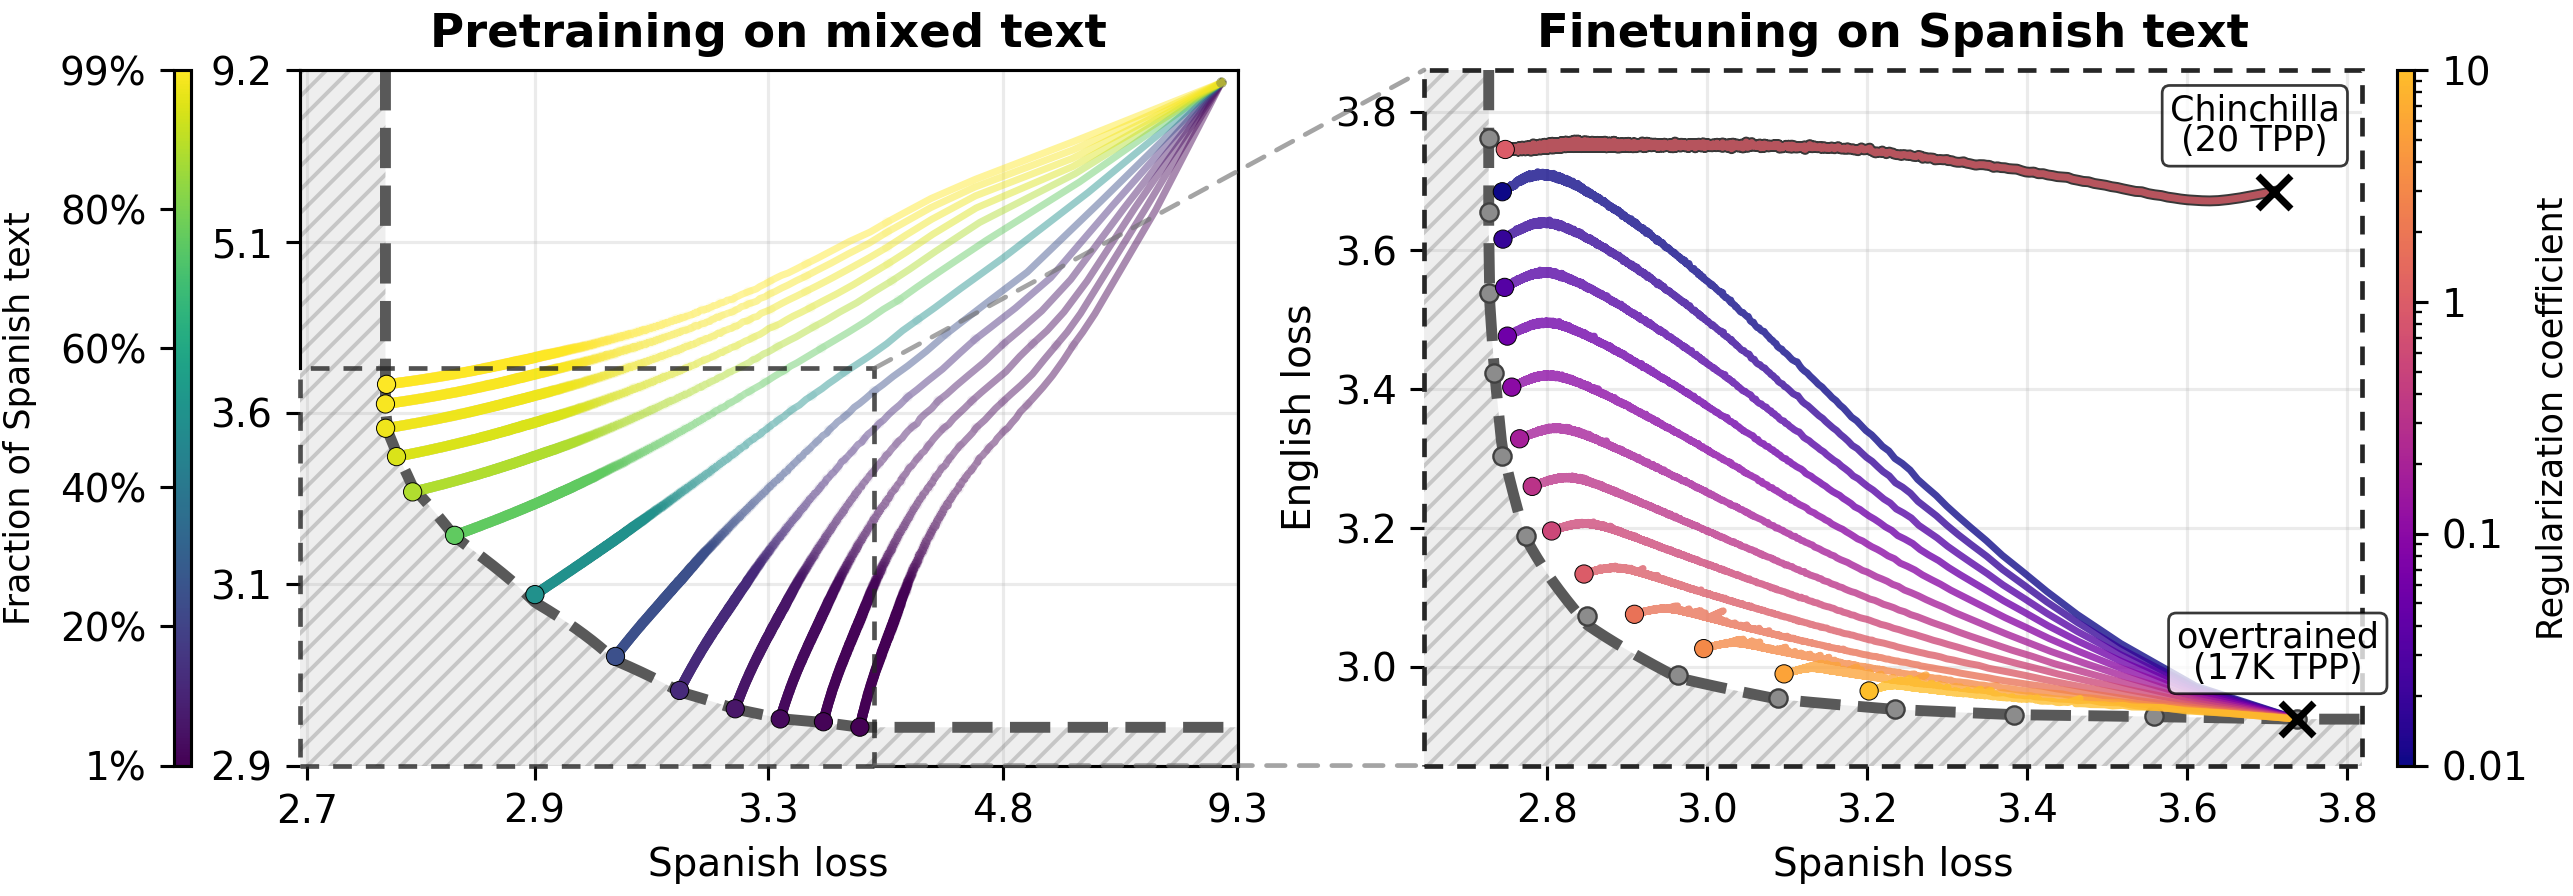

This figure's Python source:
from pathlib import Path
import json

import matplotlib.pyplot as plt
import numpy as np
import pandas as pd
from matplotlib.colors import LinearSegmentedColormap, LogNorm, Normalize
from matplotlib.patches import ConnectionPatch, Rectangle
from matplotlib.ticker import FuncFormatter, NullFormatter
from scipy.optimize import curve_fit


PRETRAIN_SWEEP = "e75af14b"
# FINETUNE_SWEEP = "t7r7qwp4"
FINETUNE_SWEEPS = ("04yiml9k", "6eslz8t8") # "0wk7vxgz", "xc7vpxs6"
# FINETUNE_SWEEP = "mez7lpf4"
FINETUNE_OVERLAY_RUNS = [
    # "tyasxzhu",
    # "v3hkdtmz",
    # "2hxb6ibv",
    # "eo8jphsc",
    # "kjr0mca8",
    # "u9fakoo9",
    # "f46ad73a",
]
CACHE = Path("~/wandb/cache").expanduser()
OUT = Path(__file__).with_name("plot.png")

PARETO_Z = 2
PRETRAIN_Z = 3
FINETUNE_Z = 3
FINETUNE_OVERLAY_Z = 5
ZOOM_BOX_Z = 4
PRETRAIN_SUBSAMPLE_EVERY = 5
TRAJECTORY_LW = 1.8
TRAJECTORY_SCATTER_SIZE = 7
FINAL_SCATTER_SIZE = 22
START_SCATTER_SIZE = 72
START_MARKER_LW = 1.8
START_LABEL_FONT_SIZE = 9
START_LABEL_X_OFFSET = -5
START_LABEL_Y_OFFSET = 5.5
START_LABEL_BBOX = dict(boxstyle="round,pad=0.22", facecolor="white", edgecolor="black", linewidth=0.7, alpha=0.78)
PRETRAIN_X_SHIFT = 0.12
PRETRAIN_Y_SHIFT = 0.12
PRETRAIN_X_LOWER_PAD = 0.04
PRETRAIN_Y_LOWER_PAD = 0.02
FRONTIER_POWER_BLEND = 0.3
FRONTIER_POWER_X_SHIFT = 0.05
FRONTIER_POWER_Y_SHIFT = 0.01


def truncated_cmap(name, vmin=0.0, vmax=1.0, n=256):
    cmap = plt.get_cmap(name)
    colors = cmap(np.linspace(vmin, vmax, n))
    return LinearSegmentedColormap.from_list(f"{name}_{vmin:g}_{vmax:g}", colors)


def frontier_points(frontier):
    points = frontier.sort_values("mix_ntp")
    x = points.mix_ntp.to_numpy()
    y = points.valid_ntp.to_numpy()

    keep = np.r_[True, y[1:] < np.minimum.accumulate(y[:-1])]
    return x[keep], y[keep]


def power_frontier(x, scale, power, x0, y0):
    return y0 + scale / np.maximum(x - x0, 1e-9) ** power


def fit_power_frontier(x, y):
    x0 = x[0] - FRONTIER_POWER_X_SHIFT
    y0 = y[-1] - FRONTIER_POWER_Y_SHIFT
    popt, _ = curve_fit(
        lambda xx, scale, power: power_frontier(xx, scale, power, x0, y0),
        x,
        y,
        p0=[0.02, 1.0],
        bounds=([1e-9, 0.05], [10.0, 8.0]),
        maxfev=20000,
    )
    return popt[0], popt[1], x0, y0


def frontier_curve(frontier, x_values):
    x, y = frontier_points(frontier)
    linear_y = np.interp(x_values, x, y)
    power_y = power_frontier(x_values, *fit_power_frontier(x, y))
    return (1 - FRONTIER_POWER_BLEND) * linear_y + FRONTIER_POWER_BLEND * power_y


def frontier_path(frontier, xlim, ylim):
    x, _ = frontier_points(frontier)
    curve_x = np.linspace(x[0], x[-1], 700)
    curve_y = frontier_curve(frontier, curve_x)
    right_y = curve_y[-1]
    return (
        np.concatenate([[x[0]], curve_x, [x[-1], xlim[1]]]),
        np.concatenate([[ylim[1]], curve_y, [right_y, right_y]]),
    )


def shade_inaccessible(ax, frontier, xlim, ylim):
    frontier_x, frontier_y = frontier_path(frontier, xlim, ylim)
    lower_clip_pad = 0.5 * (ylim[1] - ylim[0])
    shade_floor = ylim[0] - lower_clip_pad
    style = dict(
        facecolor=(0.55, 0.55, 0.55, 0.14),
        edgecolor=(0.45, 0.45, 0.45, 0.32),
        hatch="////",
        linewidth=0,
        zorder=PARETO_Z,
    )
    poly_x = np.concatenate([[xlim[0]], frontier_x, [xlim[1], xlim[0]]])
    poly_y = np.concatenate([[ylim[1]], frontier_y, [shade_floor, shade_floor]])
    ax.fill(poly_x, poly_y, **style)


def padded_limits(x, y, x_min_pad=0.004, y_min_pad=0.02, pad_frac=0.08):
    x_pad = max((x.max() - x.min()) * pad_frac, x_min_pad)
    y_pad = max((y.max() - y.min()) * pad_frac, y_min_pad)
    return (x.min() - x_pad, x.max() + x_pad), (y.min() - y_pad, y.max() + y_pad)


def load_pretrain_points(cache):
    paths = sorted((cache / "sweeps" / PRETRAIN_SWEEP).glob("*/history/*.parquet"))
    frames = []
    for p in paths:
        cfg = json.loads((p.parents[1] / "config.json").read_text())
        frames.append(
            pd.read_parquet(p)
            .sort_values("_step")
            .assign(
                run=p.parents[1].name,
                mix_coeff=cfg["mix.coeff"],
            )
        )

    points = pd.concat(frames, ignore_index=True)
    frontier = points.groupby("mix_coeff", as_index=False).tail(1).sort_values("mix_coeff")
    return points, frontier


def load_finetune_points(cache):
    frames = []
    for sweep in FINETUNE_SWEEPS:
        paths = sorted((cache / "sweeps" / sweep).glob("*/history/*.parquet"))
        for p in paths:
            cfg = json.loads((p.parents[1] / "config.json").read_text())
            frames.append(
                pd.read_parquet(p)
                .sort_values("_step")
                .assign(
                    sweep=sweep,
                    run=p.parents[1].name,
                    load_idx=cfg["model.load_idx"],
                    reg_coeff=cfg["reg.coeff"],
                    peak_lr=cfg["opt.peak_lr"],
                )
            )

    points = pd.concat(frames, ignore_index=True)
    # Comment out the next line to show all runs from the second finetuning sweep.
    points = filter_second_finetune_sweep_to_low_lr_reg_coeff(points)
    return points


def filter_second_finetune_sweep_to_low_lr_reg_coeff(points):
    second_sweep = FINETUNE_SWEEPS[1]
    return points[(points.sweep != second_sweep)| ( 
        (points.sweep == second_sweep)
        & (points.reg_coeff == 1)
        & (points.peak_lr == 3e-4)
    )]


def load_finetune_overlay_points(cache):
    frames = []
    for run in FINETUNE_OVERLAY_RUNS:
        run_dir = cache / "runs" / run
        cfg = json.loads((run_dir / "config.json").read_text())
        frames.append(
            pd.read_parquet(run_dir / "history" / "scan_history.parquet")
            .sort_values("_step")
            .assign(
                run=run,
                load_idx=cfg.get("model.load_idx"),
                reg_coeff=cfg["reg.coeff"],
                reg_method=cfg.get("reg.method"),
            )
        )

    if not frames:
        return pd.DataFrame(columns=["_step", "valid_ntp", "prev_ntp", "run", "load_idx", "reg_coeff", "reg_method"])

    return pd.concat(frames, ignore_index=True)


def plot_pretraining(ax, points):
    norm = Normalize(points.mix_coeff.min(), points.mix_coeff.max())
    cmap = plt.get_cmap("viridis")
    ordered = points.sort_values(["mix_coeff", "_step"])

    for (_, _), traj in ordered.groupby(["mix_coeff", "run"], sort=True):
        color = cmap(norm(traj.mix_coeff.iloc[0]))
        ax.plot(traj.mix_ntp, traj.valid_ntp, color=color, lw=TRAJECTORY_LW, alpha=0.46, zorder=PRETRAIN_Z)

    plot_points = ordered[ordered.groupby("run").cumcount() % PRETRAIN_SUBSAMPLE_EVERY == 0]
    colors = cmap(norm(plot_points.mix_coeff.to_numpy()))
    colors[:, 3] = 0.08
    ax.scatter(
        plot_points.mix_ntp,
        plot_points.valid_ntp,
        s=TRAJECTORY_SCATTER_SIZE,
        color=colors,
        linewidths=0,
        zorder=PRETRAIN_Z + 0.1,
    )

    endpoints = ordered.groupby("run", as_index=False).tail(1)
    ax.scatter(
        endpoints.mix_ntp,
        endpoints.valid_ntp,
        c=endpoints.mix_coeff,
        cmap=cmap,
        norm=norm,
        s=FINAL_SCATTER_SIZE,
        edgecolor="black",
        lw=0.25,
        zorder=PRETRAIN_Z + 0.2,
    )
    return norm, cmap, len(plot_points)


def plot_finetuning(ax, finetune_points):
    norm = LogNorm(finetune_points.reg_coeff.min(), finetune_points.reg_coeff.max())
    cmap = truncated_cmap("plasma", vmax=0.86)

    second_sweep = FINETUNE_SWEEPS[1]
    for (_, _, _), traj in finetune_points.groupby(["sweep", "reg_coeff", "run"], sort=True):
        color = cmap(norm(traj.reg_coeff.iloc[0]))
        if traj.sweep.iloc[0] == second_sweep:
            ax.plot(
                traj.valid_ntp,
                traj.prev_ntp,
                color="black",
                lw=TRAJECTORY_LW + 1.0,
                alpha=0.78,
                zorder=FINETUNE_Z,
            )
        ax.plot(traj.valid_ntp, traj.prev_ntp, color=color, lw=TRAJECTORY_LW, alpha=0.78, zorder=FINETUNE_Z)

    endpoints = finetune_points.groupby("run", as_index=False).tail(1)
    ax.scatter(
        endpoints.valid_ntp,
        endpoints.prev_ntp,
        c=endpoints.reg_coeff,
        cmap=cmap,
        norm=norm,
        s=FINAL_SCATTER_SIZE,
        edgecolor="black",
        lw=0.25,
        zorder=FINETUNE_Z + 0.2,
    )

    starts = finetune_points.sort_values(["sweep", "run", "_step"]).groupby("sweep", as_index=False).head(1)
    ax.scatter(
        starts.valid_ntp,
        starts.prev_ntp,
        marker="x",
        s=START_SCATTER_SIZE,
        color="black",
        linewidths=START_MARKER_LW,
        zorder=FINETUNE_OVERLAY_Z + 0.4,
    )
    start_labels = ["overtrained\n(17K TPP)", "Chinchilla\n(20 TPP)"]
    for (_, start), label in zip(starts.sort_values("prev_ntp").iterrows(), start_labels):
        ax.annotate(
            label,
            xy=(start.valid_ntp, start.prev_ntp),
            xytext=(START_LABEL_X_OFFSET, START_LABEL_Y_OFFSET + 3),
            textcoords="offset points",
            ha="center",
            va="bottom",
            fontsize=START_LABEL_FONT_SIZE,
            color="black",
            linespacing=0.9,
            bbox=START_LABEL_BBOX,
            zorder=FINETUNE_OVERLAY_Z + 0.5,
        )
    return norm, cmap


def plot_finetune_overlay(ax, overlay_points, norm, cmap):
    for _, traj in overlay_points.groupby("run", sort=False):
        has_regularizer = traj.reg_method.iloc[0] is not None
        color = cmap(norm(traj.reg_coeff.iloc[0])) if has_regularizer else "black"
        outline = "black" if has_regularizer else "white"

        ax.plot(
            traj.valid_ntp,
            traj.prev_ntp,
            color=outline,
            lw=TRAJECTORY_LW + 1.0,
            alpha=0.9,
            zorder=FINETUNE_OVERLAY_Z,
        )
        ax.plot(
            traj.valid_ntp,
            traj.prev_ntp,
            color=color,
            lw=TRAJECTORY_LW,
            alpha=0.98,
            zorder=FINETUNE_OVERLAY_Z + 0.1,
        )

        endpoint = traj.tail(1)
        ax.scatter(
            endpoint.valid_ntp,
            endpoint.prev_ntp,
            s=FINAL_SCATTER_SIZE + 18,
            color=[color],
            edgecolor=outline,
            lw=0.8,
            zorder=FINETUNE_OVERLAY_Z + 0.2,
        )


def label_colorbar_side(cbar, label, label_side, tick_side=None, labelpad=2):
    tick_side = tick_side or label_side
    cbar.set_label(label, labelpad=labelpad, fontsize=9)
    cbar.ax.yaxis.set_label_position(label_side)
    cbar.ax.yaxis.set_ticks_position(tick_side)
    cbar.ax.tick_params(axis="y", labelleft=tick_side == "left", labelright=tick_side == "right")
    cbar.ax.yaxis.label.set_linespacing(0.9)


def plain_tick(x, _):
    return f"{x:.1f}"


def compact_decimal_tick(x, _):
    return f"{x:g}"


def percentage_tick(x, _):
    return f"{x:.0%}"


def shifted_log_ticks(lim, offset, n=5):
    ticks = np.exp(np.linspace(np.log(lim[0] - offset), np.log(lim[1] - offset), n)) + offset
    return np.round(ticks, 2)


def shifted_log_functions(offset):
    return (
        lambda x: np.log(np.maximum(np.asarray(x) - offset, np.finfo(float).tiny)),
        lambda x: np.exp(np.asarray(x)) + offset,
    )


def set_pretrain_scale(ax, x_offset, y_offset):
    ax.set_xscale("function", functions=shifted_log_functions(x_offset))
    ax.set_yscale("function", functions=shifted_log_functions(y_offset))


def add_zoom_box(ax, xlim, ylim):
    ax_xlim = ax.get_xlim()
    ax_ylim = ax.get_ylim()
    visible_xlim = (max(xlim[0], ax_xlim[0]), min(xlim[1], ax_xlim[1]))
    visible_ylim = (max(ylim[0], ax_ylim[0]), min(ylim[1], ax_ylim[1]))
    zoom_line_style = dict(
        color="0.15",
        linewidth=1.2,
        linestyle=(0, (4, 3)),
        alpha=0.8,
        zorder=ZOOM_BOX_Z,
        clip_on=False,
    )

    ax.add_patch(
        Rectangle(
            (xlim[0], ylim[0]),
            xlim[1] - xlim[0],
            ylim[1] - ylim[0],
            fill=False,
            edgecolor="0.15",
            linewidth=1.2,
            linestyle=(0, (4, 3)),
            alpha=0.8,
            zorder=ZOOM_BOX_Z,
        )
    )
    if xlim[0] <= ax_xlim[0] <= xlim[1] and visible_ylim[0] < visible_ylim[1]:
        if np.isclose(visible_ylim[0], ax_ylim[0]):
            ax.spines["left"].set_bounds(visible_ylim[1], ax_ylim[1])
        ax.plot([0, 0], visible_ylim, transform=ax.get_yaxis_transform(), **zoom_line_style)
    if ylim[0] <= ax_ylim[0] <= ylim[1] and visible_xlim[0] < visible_xlim[1]:
        if np.isclose(visible_xlim[0], ax_xlim[0]):
            ax.spines["bottom"].set_bounds(visible_xlim[1], ax_xlim[1])
        ax.plot(visible_xlim, [0, 0], transform=ax.get_xaxis_transform(), **zoom_line_style)


def add_zoom_target_outline(ax):
    for spine in ax.spines.values():
        spine.set_visible(False)

    ax.add_patch(
        Rectangle(
            (0, 0),
            1,
            1,
            transform=ax.transAxes,
            fill=False,
            edgecolor="0.15",
            linewidth=1.2,
            linestyle=(0, (4, 3)),
            zorder=ZOOM_BOX_Z + 1,
            clip_on=False,
        )
    )


def add_zoom_connectors(fig, source_ax, target_ax, source_xlim, source_ylim, target_xlim, target_ylim):
    connectors = [
        ConnectionPatch(
            xyA=(target_xlim[1], min(source_ylim[1], target_ylim[1])),
            xyB=(0, 1),
            coordsA=source_ax.transData,
            coordsB=target_ax.transAxes,
            color="0.45",
            linewidth=1.2,
            linestyle=(0, (4, 3)),
            alpha=0.65,
            zorder=ZOOM_BOX_Z - 0.2,
        ),
        ConnectionPatch(
            xyA=(target_xlim[1], 0),
            xyB=(0, 0),
            coordsA=source_ax.get_xaxis_transform(),
            coordsB=target_ax.transAxes,
            color="0.45",
            linewidth=1.2,
            linestyle=(0, (4, 3)),
            alpha=0.65,
            zorder=ZOOM_BOX_Z - 0.2,
        ),
    ]
    for connector in connectors:
        connector.set_clip_on(False)
        fig.add_artist(connector)


def main():
    pretrain_points, frontier = load_pretrain_points(CACHE)
    finetune_points = load_finetune_points(CACHE)
    finetune_overlay_points = load_finetune_overlay_points(CACHE)

    finetune_zoom_frames = [
        frontier[["mix_ntp", "valid_ntp"]].rename(columns={"mix_ntp": "spanish_ntp", "valid_ntp": "english_ntp"}),
        finetune_points[["valid_ntp", "prev_ntp"]].rename(columns={"valid_ntp": "spanish_ntp", "prev_ntp": "english_ntp"}),
    ]
    if not finetune_overlay_points.empty:
        finetune_zoom_frames.append(
            finetune_overlay_points[["valid_ntp", "prev_ntp"]].rename(
                columns={"valid_ntp": "spanish_ntp", "prev_ntp": "english_ntp"}
            )
        )
    finetune_zoom_xy = pd.concat(
        finetune_zoom_frames,
        ignore_index=True,
    )
    finetune_xlim, finetune_ylim = padded_limits(finetune_zoom_xy.spanish_ntp, finetune_zoom_xy.english_ntp)
    pretrain_xlim, pretrain_ylim = padded_limits(pretrain_points.mix_ntp, pretrain_points.valid_ntp)
    pretrain_x_offset = pretrain_points.mix_ntp.min() - PRETRAIN_X_SHIFT
    pretrain_y_offset = pretrain_points.valid_ntp.min() - PRETRAIN_Y_SHIFT
    pretrain_xlim = (pretrain_points.mix_ntp.min() - PRETRAIN_X_LOWER_PAD, pretrain_xlim[1])
    pretrain_ylim = (pretrain_points.valid_ntp.min() - PRETRAIN_Y_LOWER_PAD, pretrain_ylim[1])

    fig, axes = plt.subplots(1, 2, figsize=(9.2, 3.2), constrained_layout=True)
    fig.set_constrained_layout_pads(w_pad=0.01, wspace=0.01)
    finetune_ylim = (finetune_ylim[0], 3.86)
    pretrain_ax, finetune_ax = axes

    panels = [
        (pretrain_ax, pretrain_xlim, pretrain_ylim, "Pretraining on mixed text"),
        (finetune_ax, finetune_xlim, finetune_ylim, "Finetuning on Spanish text"),
    ]
    for ax, xlim, ylim, title in panels:
        frontier_x, frontier_y = frontier_path(frontier, xlim, ylim)
        shade_inaccessible(ax, frontier, xlim, ylim)
        ax.plot(
            frontier_x,
            frontier_y,
            "--",
            color="0.35",
            lw=2.8,
            zorder=PARETO_Z + 0.2,
        )
        if ax is finetune_ax:
            ax.scatter(
                frontier.mix_ntp,
                frontier.valid_ntp,
                s=FINAL_SCATTER_SIZE,
                color="0.55",
                edgecolor="0.25",
                linewidth=0.6,
                zorder=PARETO_Z + 0.3,
            )
        ax.set_xlim(*xlim)
        ax.set_ylim(*ylim)
        ax.set_title(title, fontweight="bold")
        ax.grid(alpha=0.25)

    pretrain_norm, pretrain_cmap, plotted_pretrain_points = plot_pretraining(pretrain_ax, pretrain_points)
    finetune_norm, finetune_cmap = plot_finetuning(finetune_ax, finetune_points)
    plot_finetune_overlay(finetune_ax, finetune_overlay_points, finetune_norm, finetune_cmap)

    pretrain_ax.set(
        xlabel="Spanish loss",
        ylabel="",
    )
    set_pretrain_scale(pretrain_ax, pretrain_x_offset, pretrain_y_offset)
    add_zoom_box(pretrain_ax, finetune_xlim, finetune_ylim)
    add_zoom_connectors(fig, pretrain_ax, finetune_ax, pretrain_xlim, pretrain_ylim, finetune_xlim, finetune_ylim)
    add_zoom_target_outline(finetune_ax)
    pretrain_ax.xaxis.set_major_formatter(FuncFormatter(plain_tick))
    pretrain_ax.yaxis.set_major_formatter(FuncFormatter(plain_tick))
    pretrain_ax.set_xticks(shifted_log_ticks(pretrain_xlim, pretrain_x_offset))
    pretrain_ax.set_yticks(shifted_log_ticks(pretrain_ylim, pretrain_y_offset))
    pretrain_ax.xaxis.set_minor_formatter(NullFormatter())
    pretrain_ax.yaxis.set_minor_formatter(NullFormatter())
    finetune_ax.set(
        xlabel="Spanish loss",
        ylabel="English loss",
    )

    finetune_sm = plt.cm.ScalarMappable(norm=finetune_norm, cmap=finetune_cmap)
    finetune_sm.set_array([])
    finetune_cbar = fig.colorbar(
        finetune_sm,
        ax=finetune_ax,
        location="right",
        pad=0.02,
        fraction=0.035,
        aspect=40,
    )
    finetune_cbar.ax.yaxis.set_major_formatter(FuncFormatter(compact_decimal_tick))
    label_colorbar_side(finetune_cbar, "Regularization coefficient", "right")

    pretrain_sm = plt.cm.ScalarMappable(norm=pretrain_norm, cmap=pretrain_cmap)
    pretrain_sm.set_array([])
    pretrain_cbar = fig.colorbar(
        pretrain_sm,
        ax=pretrain_ax,
        location="left",
        pad=0.02,
        fraction=0.035,
        aspect=40,
    )
    pretrain_cbar.set_ticks(np.linspace(pretrain_norm.vmin, pretrain_norm.vmax, 6))
    pretrain_cbar.ax.yaxis.set_major_formatter(FuncFormatter(percentage_tick))
    label_colorbar_side(pretrain_cbar, "Fraction of Spanish text", "left", tick_side="left", labelpad=6)

    fig.savefig(OUT, dpi=280)
    print(
        f"{OUT}\n"
        f"{len(frontier)} frontier runs, "
        f"{plotted_pretrain_points}/{len(pretrain_points)} plotted pretrain points, "
        f"{finetune_points.run.nunique()} finetune runs, "
        f"{len(finetune_points)} finetune points, "
        f"{finetune_overlay_points.run.nunique()} overlay runs, "
        f"{len(finetune_overlay_points)} overlay points"
    )


if __name__ == "__main__":
    main()
